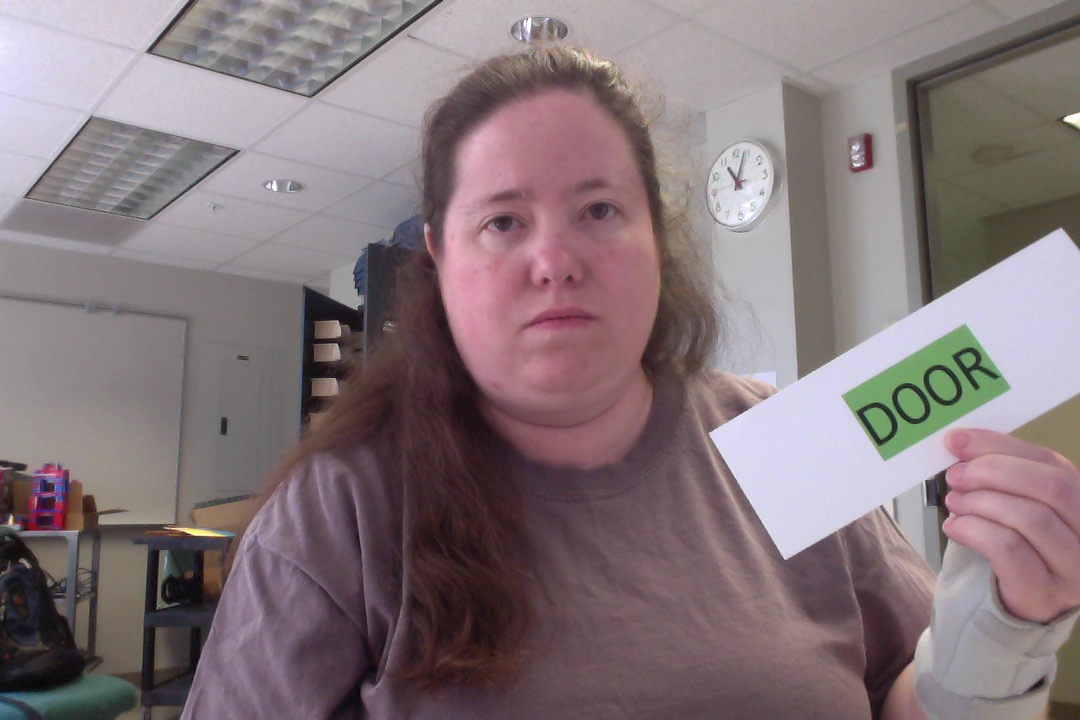
#> input picture SampleImages/CardsAndSIgns/Door1.jpg, 1080 x 720 px, found by its file name; its folder holds only this picture in this run
$ python mile4B.py
#> lines starting #> are read from the running program, lines starting #| are printed output that depends on the picture; after the words box and inside, x2 and y2 are one past the last pixel; in counts of white or black regions, pixels touching at a corner belong together
### blurring.py
import cv2
import numpy


# [4 lines left out: function blur_display, not called in this run]


def gauss(img, wid, h):
	blur_img = cv2.GaussianBlur(img, (wid, h), 0)
	return blur_img
	# blur_display(blur_img, wid, h, "Gaussian Blur")


def regular(img, wid, h):
	blur_img = cv2.blur(img, (wid, h))
	return blur_img
	# blur_display(blur_img, wid, h, "Regular Blur")

### Activity2/mile4B.py
from morphing import *
from blurring import *
import os
from matplotlib import pyplot as plt

l = os.listdir('SampleImages/CardsAndSIgns')
for i in l:
	# print(i)
	img = cv2.imread(f'SampleImages/CardsAndSIgns/{i}')
#> img is the input picture: shape (720, 1080, 3); mean B, G, R 121.5, 118.2, 132.3
	gray = cv2.cvtColor(img, cv2.COLOR_BGR2GRAY)
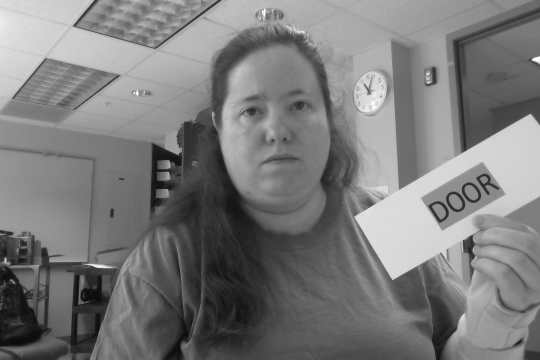
#> gray: shape (720, 1080) (shown at 1/2 size); min 4, max 255, mean 122.8
	blurred = gauss(gray, 5, 5)
	thresh = cv2.threshold(blurred, 60, 255, cv2.THRESH_BINARY)[1]
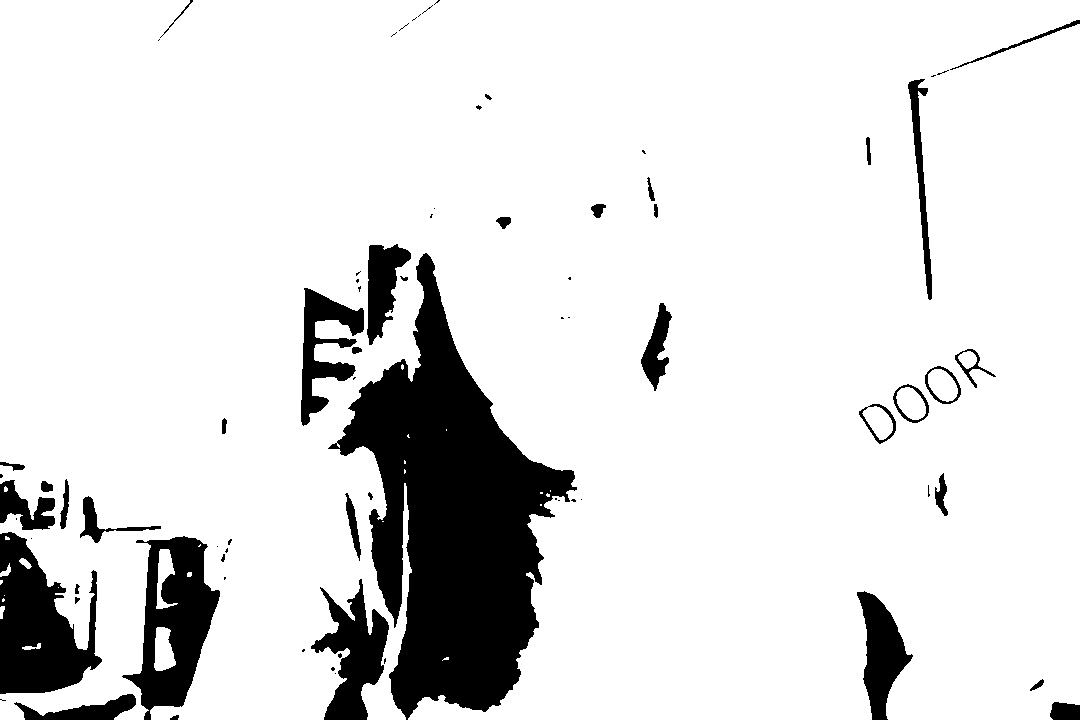
#> thresh: shape (720, 1080); 87.7% white; 77 black regions (38 under 20 px), largest, box (x1, y1, x2, y2) and area: (328, 253, 577, 720) 51728, (0, 532, 102, 694) 9950, (122, 536, 220, 720) 8698
	cannyImg = cv2.Canny(gray, 50, 200)
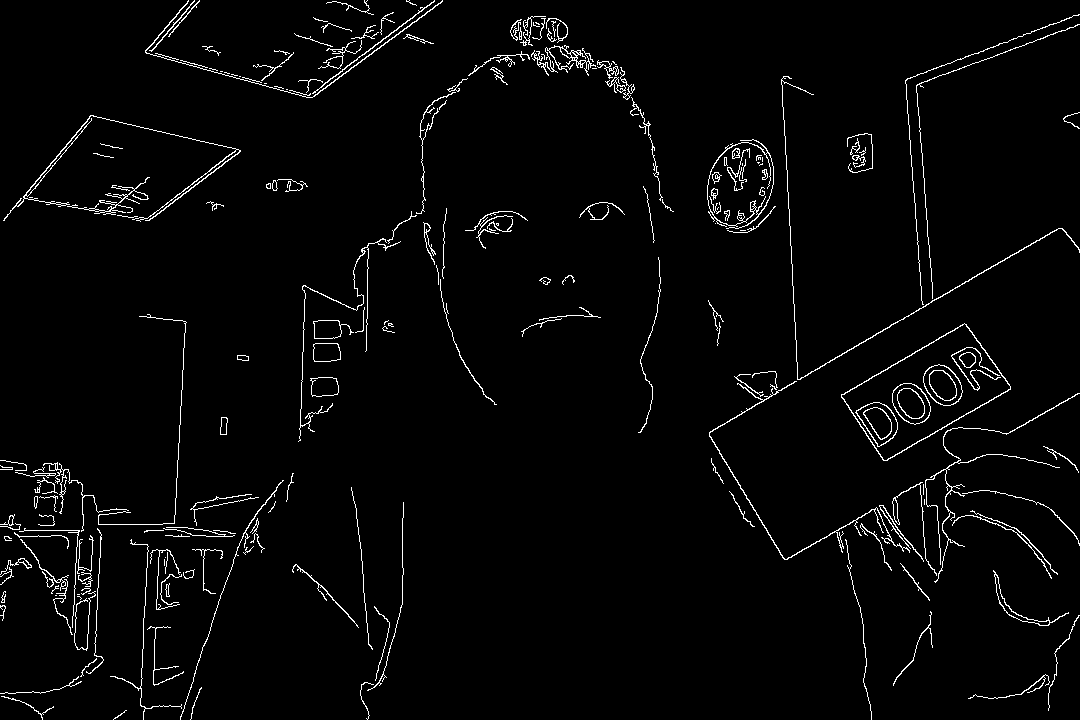
#> cannyImg: shape (720, 1080); 2.7% white in thin lines or dots
	# cv2.imshow("Canny", cannyImg)
	# cv2.waitKey(0)
	contrs, hier = cv2.findContours(cannyImg, cv2.RETR_EXTERNAL, cv2.CHAIN_APPROX_SIMPLE)
#> contrs = 185 contours, 127 with area under 20; largest, box (x1, y1, x2, y2) and area: (841, 323, 1011, 461) 11586, (707, 139, 774, 229) 4270, (310, 377, 339, 397) 462, (313, 320, 354, 339) 462, (313, 343, 341, 362) 456
	for cnt in contrs:
		area = cv2.contourArea(cnt)
		if area > 60:
			approx = cv2.approxPolyDP(cnt,
									  0.009 * cv2.arcLength(cnt, True), True)

			# Checking if the no. of sides of the selected region is 7.
			if len(approx)<=20:
				cv2.drawContours(img, [approx], 0, (0, 0, 255), 3)
#> this loop made 185 passes
#> (area, approx) on passes 86, 180: (11586.5, [[966, 324], [841, 394], [883, 460], [1010, 389]]), (86, [[434, 0], [312, 93]])
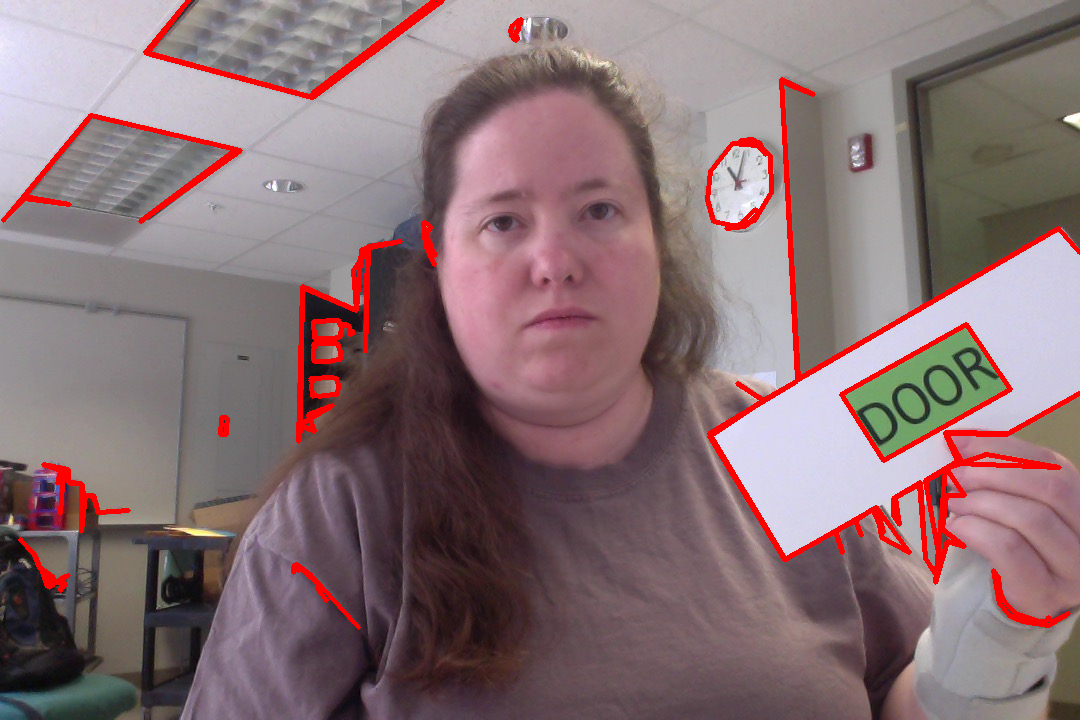
#> img: shape (720, 1080, 3); mean B, G, R 116.7, 113.5, 136.5
	cv2.imshow("Contours", img)
	cv2.waitKey(0)

	cv2.destroyAllWindows()

$ run again, on SampleImages/CardsAndSIgns/Orange1.jpg
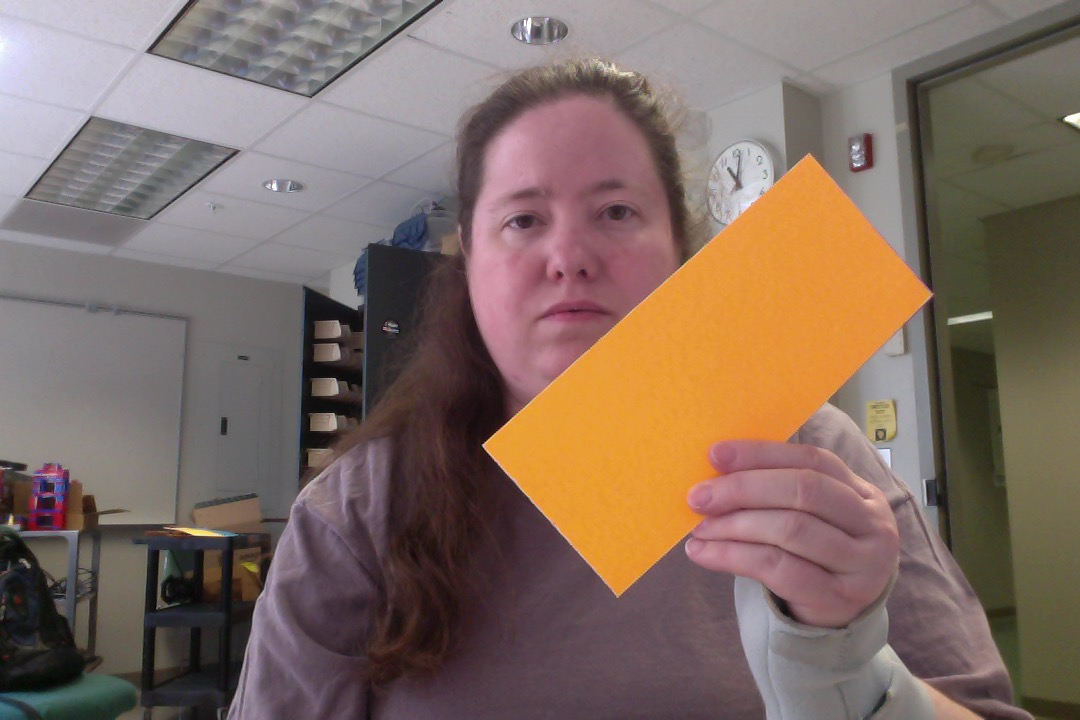
#> input picture SampleImages/CardsAndSIgns/Orange1.jpg, 1080 x 720 px, found by its file name
#> img is the input picture: shape (720, 1080, 3); mean B, G, R 98.5, 108.4, 128.2
#> `thresh = cv2.threshold(blurred, 60, 255, cv2.THRESH_BINARY)[1]`:
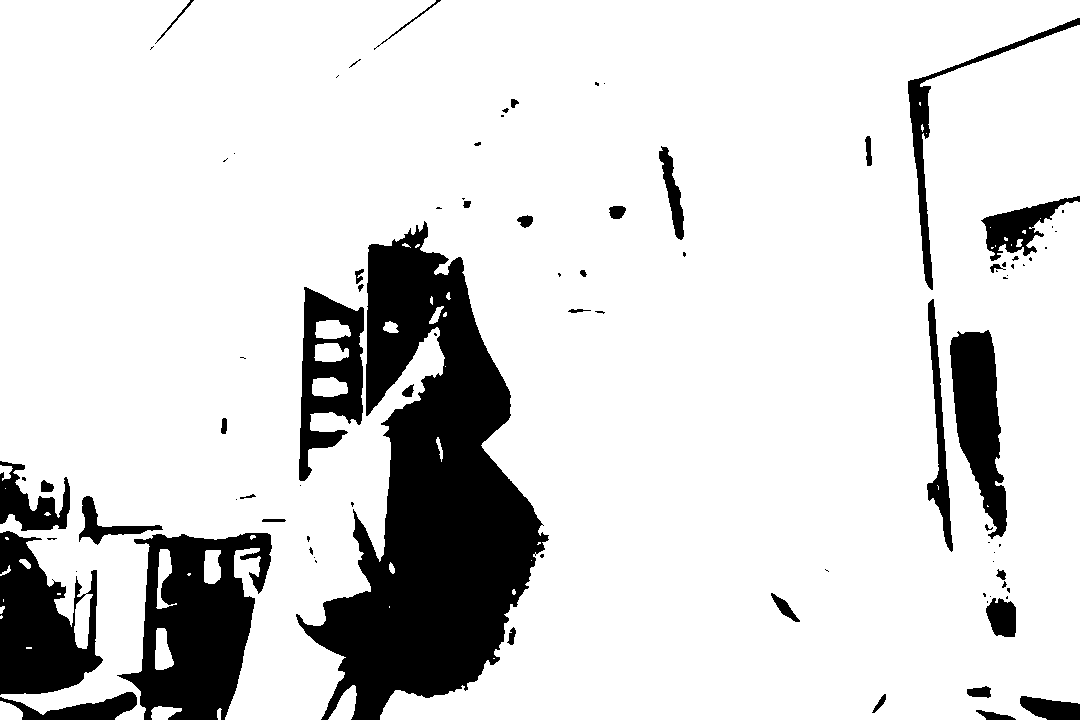
#> thresh: shape (720, 1080); 84.8% white; 89 black regions (49 under 20 px), largest, box (x1, y1, x2, y2) and area: (296, 221, 549, 720) 59183, (117, 533, 272, 720) 16938, (0, 531, 103, 695) 10580
#> cannyImg: shape (720, 1080); 2.3% white in thin lines or dots
#> contrs = 191 contours, 130 with area under 20; largest, box (x1, y1, x2, y2) and area: (53, 594, 96, 650) 641, (308, 412, 348, 432) 476, (309, 359, 363, 425) 473, (313, 306, 365, 339) 459, (482, 227, 727, 598) 420
#> the loop `for cnt in contrs:` made 191 passes
#> (area, approx) on passes 186 to 187: (98.5, [[442, 0], [311, 97], [145, 52], [312, 97]]), (84.5, [[434, 0], [319, 88]])
#> after the loop `for cnt in contrs:`:
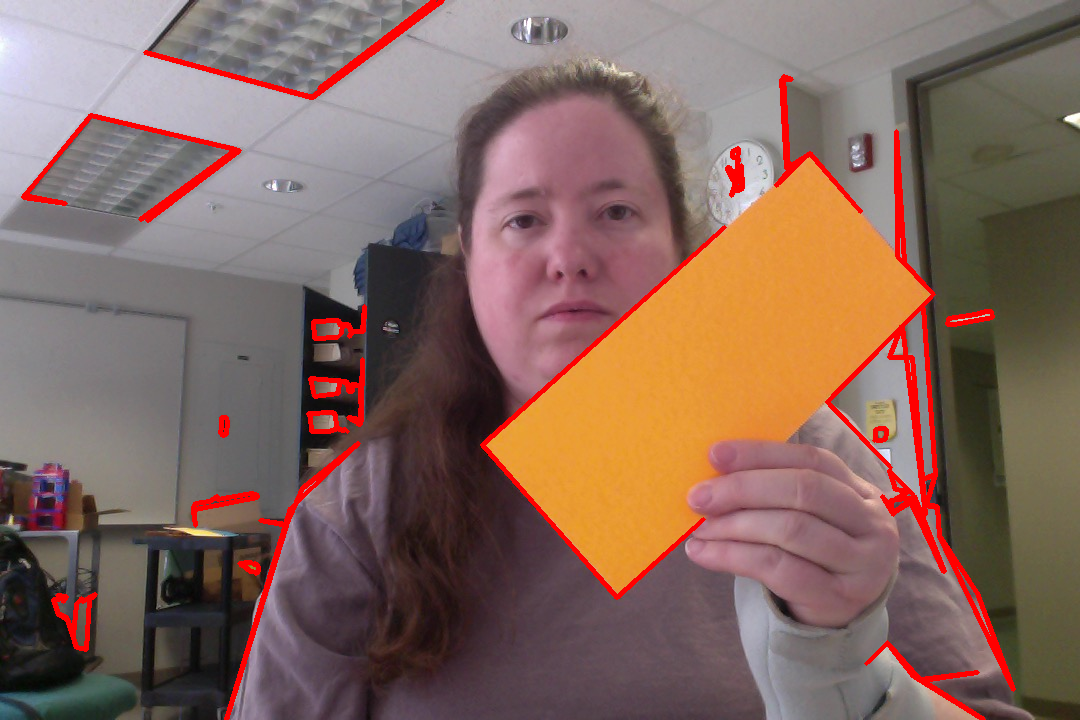
#> img: shape (720, 1080, 3); mean B, G, R 94.8, 104.6, 132.4

$ run again, on SampleImages/CardsAndSIgns/Orange2.jpg
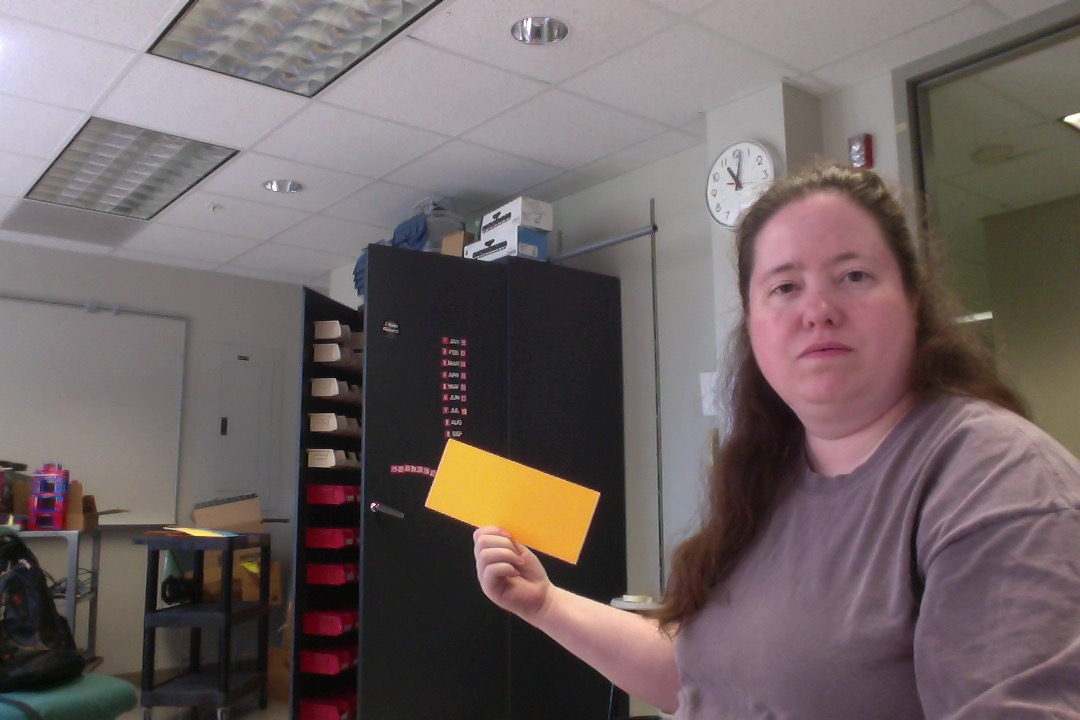
#> input picture SampleImages/CardsAndSIgns/Orange2.jpg, 1080 x 720 px, found by its file name
#> img is the input picture: shape (720, 1080, 3); mean B, G, R 99.6, 99.7, 111.4
#> `thresh = cv2.threshold(blurred, 60, 255, cv2.THRESH_BINARY)[1]`:
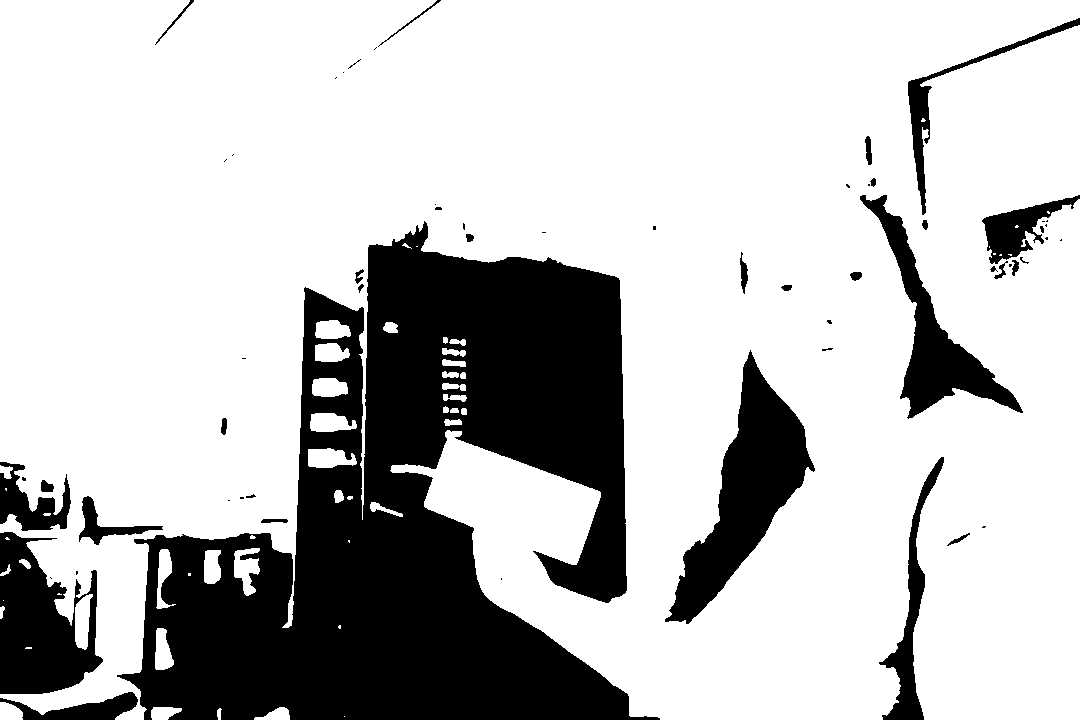
#> thresh: shape (720, 1080); 75.4% white; 60 black regions (30 under 20 px), largest, box (x1, y1, x2, y2) and area: (117, 221, 660, 720) 143291, (665, 350, 815, 624) 14387, (0, 532, 103, 694) 10577
#> cannyImg: shape (720, 1080); 2.5% white in thin lines or dots
#> contrs = 244 contours, 176 with area under 20; largest, box (x1, y1, x2, y2) and area: (463, 183, 601, 262) 2210, (306, 448, 336, 468) 491, (308, 413, 338, 432) 462, (309, 378, 354, 397) 459, (390, 438, 680, 720) 458
#> the loop `for cnt in contrs:` made 244 passes
#> (area, approx) on pass 240: (88, [[434, 0], [310, 95], [292, 91], [312, 94]])
#> after the loop `for cnt in contrs:`:
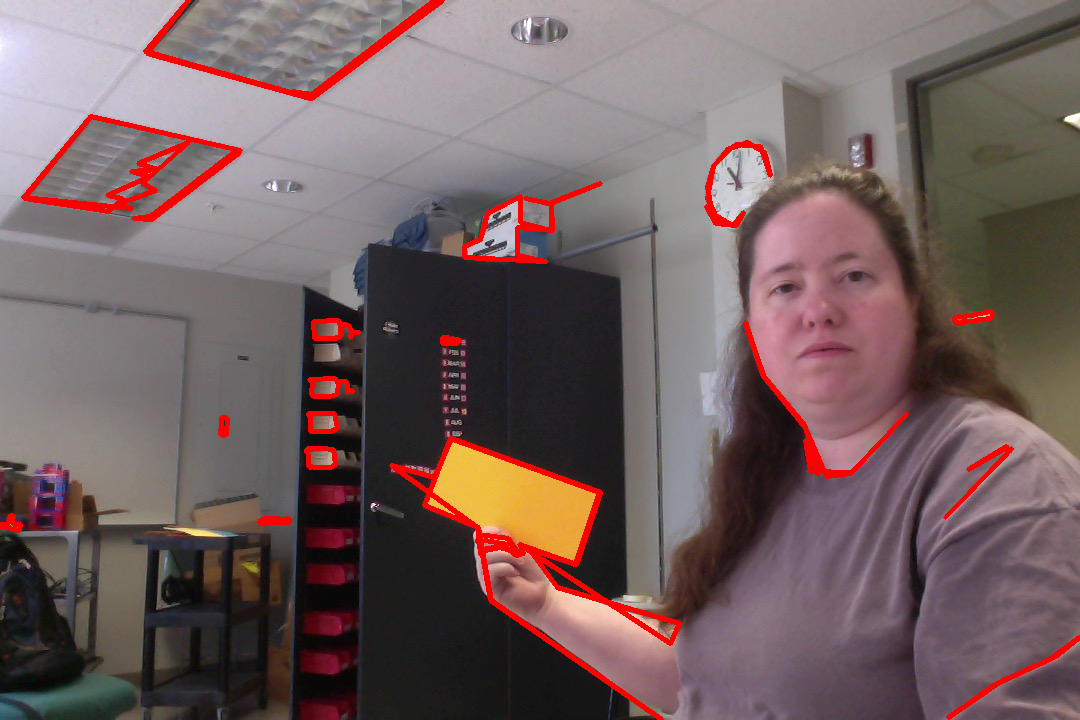
#> img: shape (720, 1080, 3); mean B, G, R 96.4, 96.4, 115.5
